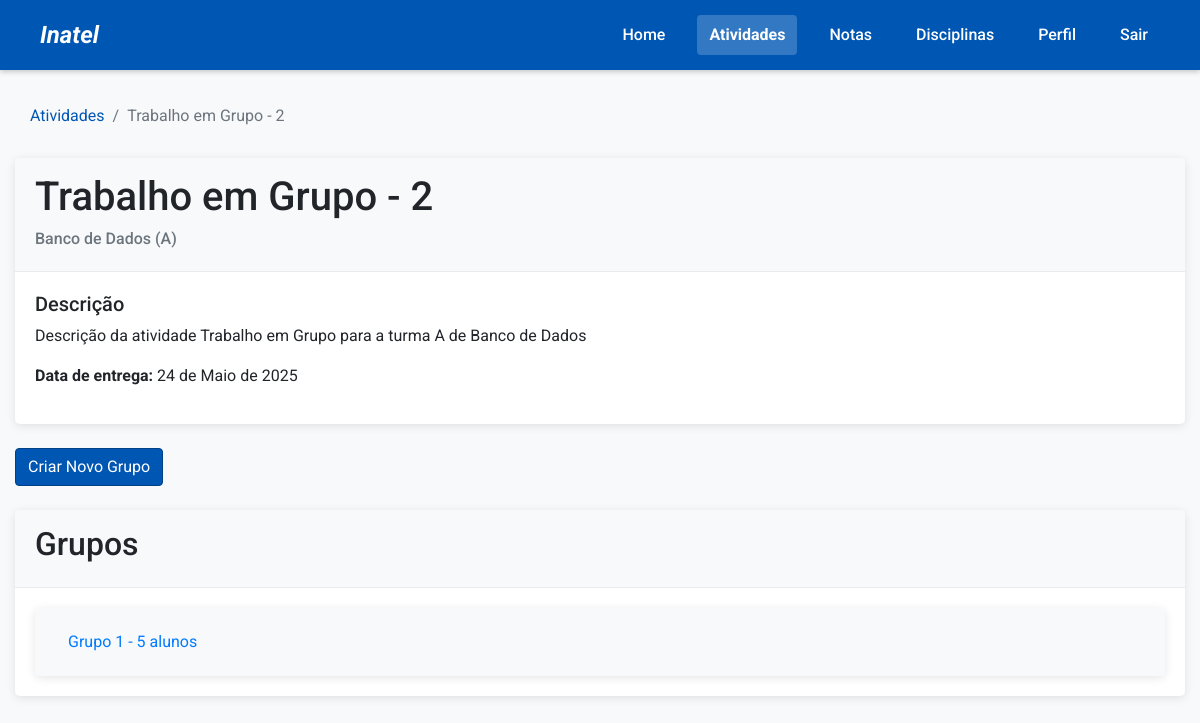
Page /atividade/50/ (signed in) on the committed database.
### project/models.py (models this page shows, shortened)
class Atividade(models.Model):
    id = models.AutoField(primary_key=True)
    titulo = models.CharField(max_length=100)
    descricao = models.TextField()
    dataEntrega = models.DateField()
    turma = models.ForeignKey(Turma, on_delete=models.CASCADE, related_name='atividades')

class Turma(models.Model):
    id = models.AutoField(primary_key=True)
    codigo = models.CharField(max_length=20)  # e.g. "A", "B", "C"
    disciplina = models.ForeignKey(Disciplina, on_delete=models.CASCADE, related_name='turmas')
    professor = models.ForeignKey(Professor, on_delete=models.CASCADE, related_name='turmas')
    semestre = models.ForeignKey(Semestre, on_delete=models.CASCADE, related_name='turmas')

class Disciplina(models.Model):
    id = models.AutoField(primary_key=True)
    nome = models.CharField(max_length=100)
    codigo = models.CharField(max_length=20)
    curso = models.ForeignKey(Curso, on_delete=models.CASCADE, related_name='disciplinas')

class Grupo(models.Model):
    id = models.AutoField(primary_key=True)
    nome = models.CharField(max_length=100)
    atividade = models.ForeignKey(Atividade, on_delete=models.CASCADE, related_name='grupos')
    alunos = models.ManyToManyField(Aluno, related_name='grupos')

### project/views.py (the view)
    def wrapper(request, *args, **kwargs):
        if 'user_type' not in request.session or 'user_id' not in request.session:
            messages.error(request, "Você precisa estar logado para acessar esta página.")
            return redirect('login')
        user_type = request.session['user_type']
        user_id = request.session['user_id']
        try:
            if user_type == 'aluno':
                Aluno.objects.get(idAluno=user_id)
            elif user_type == 'professor':
                Professor.objects.get(idProfessor=user_id)
            elif user_type == 'coordenador':
                Coordenador.objects.get(id=user_id)
        except Exception:
            messages.error(request, "Sua sessão expirou ou é inválida. Por favor, faça login novamente.")
            request.session.flush()
            return redirect('login')
        return view_func(request, *args, **kwargs)

### project/context_processors.py (called while the page is built)
def user_data(request):
    context = {}
    if 'user_type' in request.session and 'user_id' in request.session:
        context['user_type'] = request.session.get('user_type')
        context['user_id'] = request.session.get('user_id')
        context['username'] = request.session.get('username', '')
        if context['user_type'] == 'aluno':
            pending_evaluations = Avaliacao.objects.filter(
                avaliador_aluno__idAluno=context['user_id'],
                concluida=False
            ).count()
            context['pending_evaluations'] = pending_evaluations
    return context

### project/templates/atividade_detalhe.html (shortened to what this page needs)
<!DOCTYPE html>
<html lang="pt-br">
<head>
    {% load static %}
    <link rel="stylesheet" href="https://stackpath.bootstrapcdn.com/bootstrap/4.5.2/css/bootstrap.min.css">
    <link rel="stylesheet" href="{% static 'css/main.css' %}">
</head>
<body>
    <div class="header">
        <p class="logo"><em>Inatel</em></p>
        <div class="links">
            <a href="{% url 'home' %}">Home</a>
            <a href="{% url 'atividades' %}" class="active">Atividades</a>
            <a href="{% url 'notas' %}">Notas</a>
            <a href="{% url 'disciplinas' %}">Disciplinas</a>
            <a href="{% url 'perfil' %}">Perfil</a>
            <a href="{% url 'logout' %}">Sair</a>
        </div>
    </div>
    <div class="container mt-4">
        <div class="row">
            <div class="col-md-12">
                <nav aria-label="breadcrumb">
                    <ol class="breadcrumb">
                        <li class="breadcrumb-item"><a href="{% url 'atividades' %}">Atividades</a></li>
                        <li class="breadcrumb-item active">{{ atividade.titulo }}</li>
                    </ol>
                </nav>
                <div class="card mb-4">
                    <div class="card-header">
                        <h1>{{ atividade.titulo }}</h1>
                        <h6 class="text-muted">{{ atividade.turma.disciplina.nome }} ({{ atividade.turma.codigo }})</h6>
                    </div>
                    <div class="card-body">
                        <h5>Descrição</h5>
                        <p>{{ atividade.descricao }}</p>
                        <p><strong>Data de entrega:</strong> {{ atividade.dataEntrega }}</p>
                    </div>
                </div>
                {% if user_type == 'aluno' %}
                    <div class="card mb-4">
                        <div class="card-header">
                            <h2>Seu grupo: {{ grupo.nome }}</h2>
                        </div>
                        <div class="card-body">
                            <h5>Integrantes:</h5>
                            <ul class="list-group">
                                {% for aluno in grupo.alunos.all|dictsort:"nomeAluno" %}
                                    <li class="list-group-item">{{ aluno.nomeAluno }}</li>
                                {% endfor %}
                            </ul>
                            <h5 class="mt-4">Avaliações:</h5>
                            <div class="table-responsive">
                                <table class="table">
                                    <thead>
                                        <tr>
                                            <th>Colega</th>
                                            <th>Status</th>
                                            <th>Ação</th>
                                        </tr>
                                    </thead>
                                    <tbody>
                                        {% for item in avaliacoes|dictsort:"colega.nomeAluno" %}
                                            <tr>
                                                <td>{{ item.colega.nomeAluno }}</td>
                                                <td>
                                                    {% if item.avaliacao.concluida %}
                                                        <span class="badge badge-success">Avaliado</span>
                                                    {% else %}
                                                        <span class="badge badge-warning">Pendente</span>
                                                    {% endif %}
                                                </td>
                                                <td>
                                                    {% if not item.avaliacao.concluida %}
                                                        <a href="{% url 'avaliar_colega' item.avaliacao.id %}" class="btn btn-primary btn-sm">Avaliar</a>
                                                    {% else %}
                                                        <span class="text-muted">Avaliação concluída</span>
                                                    {% endif %}
                                                </td>
                                            </tr>
                                        {% endfor %}
                                    </tbody>
                                </table>
                            </div>
                        </div>
                    </div>
                {% elif user_type == 'professor' or user_type == 'coordenador' %}
                    <div class="mb-4">
                        {% if user_type == 'professor' %}
                            <a href="{% url 'criar_grupo' atividade.id %}" class="btn btn-primary">Criar Novo Grupo</a>
                        {% endif %}
                    </div>
                    <div class="card">
                        <div class="card-header">
                            <h2>Grupos</h2>
                        </div>
                        <div class="card-body">
                            {% if grupos %}
                                <div class="accordion" id="accordionGrupos">
                                    {% for grupo in grupos %}
                                        <div class="card">
                                            <div class="card-header" id="heading{{ grupo.id }}">
                                                <h2 class="mb-0">
                                                    <button class="btn btn-link btn-block text-left" type="button" data-toggle="collapse" data-target="#collapse{{ grupo.id }}" aria-expanded="true" aria-controls="collapse{{ grupo.id }}">
                                                        {{ grupo.nome }} - {{ grupo.alunos.count }} alunos
                                                    </button>
                                                </h2>
                                            </div>
                                        </div>
                                    {% endfor %}
                                </div>
                            {% else %}
                                <p>Nenhum grupo foi criado para esta atividade.</p>
                            {% endif %}
                        </div>
                    </div>
                {% endif %}
            </div>
        </div>
    </div>
</body>
</html>

### static/css/main.css (style rules this page uses)
body { font-family: 'Roboto', sans-serif; margin: 0; padding: 0; background-color: #f8f9fa; }
.header { background-color: #0056b3; color: white; padding: 15px 40px; display: flex; justify-content: space-between; align-items: center; box-shadow: 0 2px 5px rgba(0, 0, 0, 0.2); }
.logo { font-size: 24px; font-weight: 700; margin: 0; }
.links { display: flex; gap: 20px; }
.links a { color: white; text-decoration: none; padding: 8px 12px; border-radius: 4px; transition: background-color 0.3s; font-weight: 500; }
.links a.active { background-color: rgba(255, 255, 255, 0.2); font-weight: 700; }
.container { max-width: 1200px; margin: 0 auto; }
.card { border: none; box-shadow: 0 2px 10px rgba(0, 0, 0, 0.1); border-radius: 5px; overflow: hidden; }
.card-header { background-color: #f8f9fa; border-bottom: 1px solid #e9ecef; padding: 15px 20px; }
.card-body { padding: 20px; }
.btn-primary { background-color: #0056b3; border-color: #004085; }
.breadcrumb { background-color: #f8f9fa; padding: 10px 15px; border-radius: 5px; margin-bottom: 20px; }
.breadcrumb-item a { color: #0056b3; text-decoration: none; }
.breadcrumb-item.active { color: #6c757d; }

### rows in the picture
Atividade: titulo "Trabalho em Grupo - 2", turma.disciplina.nome "Banco de Dados", turma.codigo "A", descricao "Descrição da atividade Trabalho em Grupo para a turma A de Banco de Dados", dataEntrega "24 de Maio de 2025"
Grupo: nome "Grupo 1", alunos.count "5"
